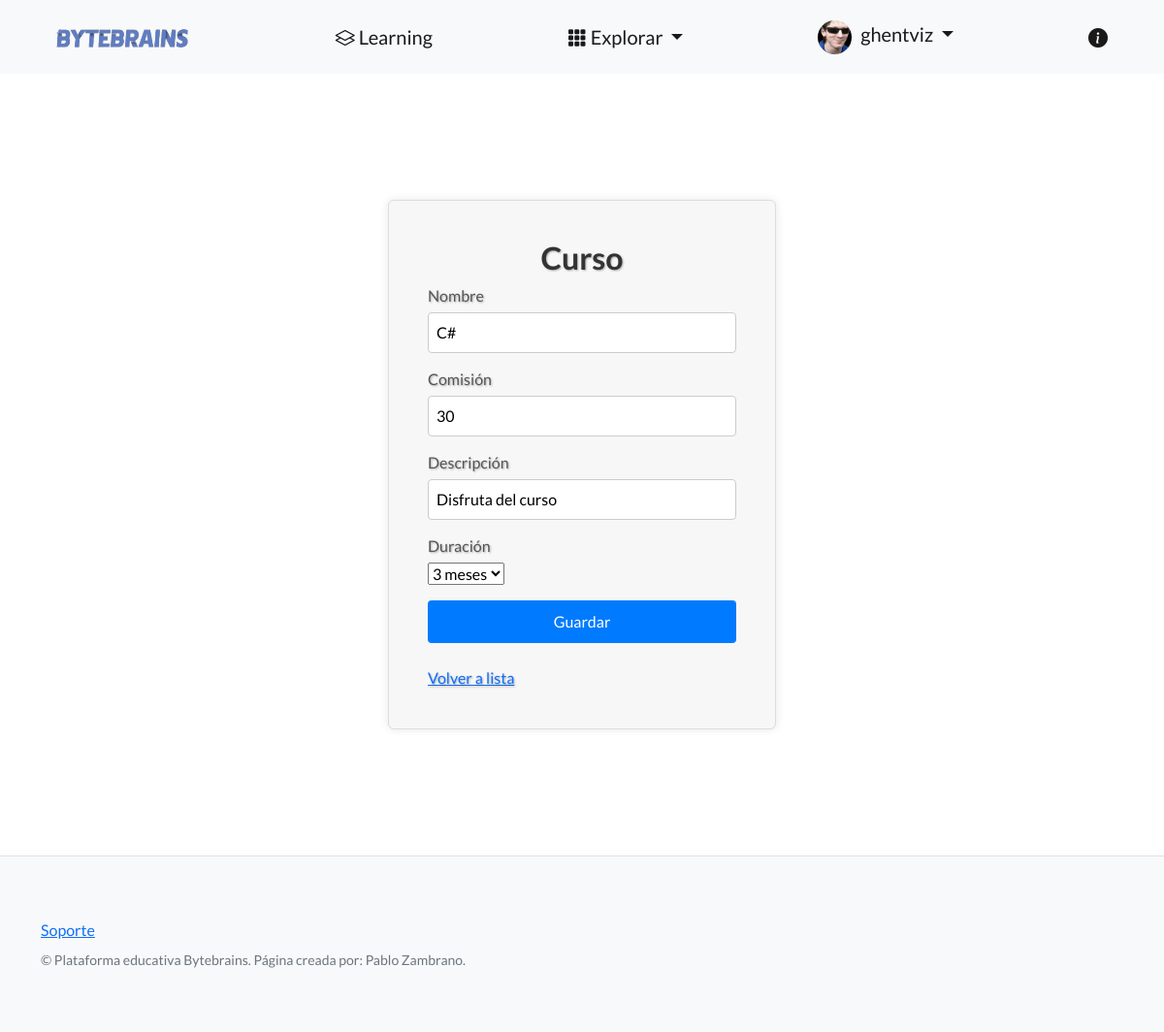
The app's page /plataforma/editar-curso/44/ (signed in) with its own data.
### perfiles/models.py (models this page shows, shortened)
class Avatar(models.Model):
    user = models.OneToOneField(User, on_delete=models.CASCADE, null=True)
    imagen = models.ImageField(upload_to='avatares', null=True, blank=True)

### control_estudios/models.py (models this page shows, shortened)
class Curso(models.Model):
    elegir_duracion = [
        ('1 mes', '1 mes'),
        ('2 meses', '2 meses'),
        ('3 meses', '3 meses'),
        ('4 meses', '4 meses')
        ]
    nombre = models.CharField(max_length=60)
    comision = models.IntegerField()
    descripcion = models.CharField(max_length=800, default='Descripción pendiente')
    duracion = models.CharField(max_length=60, choices=elegir_duracion, default='1 mes')
    creador = models.ForeignKey(User, on_delete=models.SET_NULL, null=True)

### control_estudios/views.py (the view)
# urls.py: path('editar-curso/<int:id>/', editar_curso, name="editar_curso"),
@login_required
def editar_curso(request, id):
    curso = Curso.objects.get(id=id)
    if request.method == "POST":
        formulario = CursoFormulario(request.POST)
        if formulario.is_valid():
            data = formulario.cleaned_data
            curso.nombre = data['nombre']
            curso.comision = data['comision']
            curso.descripcion = data['descripcion']
            curso.duracion = data['duracion']
            curso.save()
            url_exitosa = reverse('lista_cursos')
            return redirect(url_exitosa)
    else:  # GET
        inicial = {
            'nombre': curso.nombre,
            'comision': curso.comision,
            'descripcion': curso.descripcion,
            'duracion': curso.duracion,
        }
        formulario = CursoFormulario(initial=inicial)
    return render(
        request=request,
        template_name='control_estudios/formulario_curso.html',
        context={'formulario': formulario},
    )

### control_estudios/forms.py
class CursoFormulario(forms.Form):
    elegir_duracion = [
        ('1 mes', '1 mes'),
        ('2 meses', '2 meses'),
        ('3 meses', '3 meses'),
        ('4 meses', '4 meses'),
        ]
    nombre = forms.CharField(required=True, max_length=60)
    comision = forms.IntegerField(required=True, max_value=50000)
    descripcion = forms.CharField(required=False, max_length=800)
    duracion = forms.ChoiceField(required=True, choices=elegir_duracion)

### control_estudios/templates/control_estudios/formulario_curso.html (shortened to what this page needs)
{% extends "control_estudios/base.html" %}
{% block contenido %}
<div class="formulario-curso">
  <h2>Curso</h2>
  <form method="post">
    <div class="campo-formulario">
      <label for="{{ formulario.nombre.id_for_label }}">Nombre</label>
      {{ formulario.nombre }}
    </div>
    <div class="campo-formulario">
      <label for="{{ formulario.comision.id_for_label }}">Comisión</label>
      {{ formulario.comision }}
    </div>
    <div class="campo-formulario">
      <label for="{{ formulario.descripcion.id_for_label }}">Descripción</label>
      {{ formulario.descripcion }}
    </div>
    <div class="campo-formulario">
      <label for="{{ formulario.duracion.id_for_label }}">Duración</label>
      {{ formulario.duracion }}
    </div>
    <input type="submit" value="Guardar" class="boton-enviar" />
  </form>
  <br>
<a href="{% url 'lista_cursos' %}">Volver a lista</a>
</div>
{% endblock contenido %}

### control_estudios/templates/control_estudios/base.html (shortened to what this page needs)
{% load static %}
<!DOCTYPE html>
<html lang="en">
<head>
    <link href="https://cdn.jsdelivr.net/npm/bootstrap-icons@1.5.0/font/bootstrap-icons.css" rel="stylesheet"
        type="text/css" />
    <link href="{% static 'css/styles.css' %}" rel="stylesheet" />
</head>
<body>
    <nav class="navbar navbar-light bg-light static-top">
        <div class="container">
            <a class="navbar-brand logo-link" href="{% url 'inicio'%}">
                <img class="logo" src="{% static 'logo.png' %}" alt="Logo de la página" />
            </a>
            <a class="navbar-brand learning-link" href="{%url 'lista_posts'%}">
                <i class="bi bi-layers"></i>
                Learning
            </a>
            <div class="dropdown" id="plataformaDropdown">
                <a class="navbar-brand dropdown-toggle" href="#" role="button" data-bs-toggle="dropdown"
                    aria-expanded="false">
                    <i class="bi bi-grid-3x3-gap-fill"></i>
                    Explorar
                </a>
            </div>
            <div class="dropdown" onmouseenter="showDropdown()" onmouseleave="hideDropdown()">
                <a class="navbar-brand dropdown-toggle" href="#" role="button" id="usuarioDropdown" data-bs-toggle="dropdown"
                    aria-expanded="false">
                    {% if user.is_authenticated %}
                        {% if user.avatar %}
                            {% if user.avatar.imagen %}
                            <img src="{{ user.avatar.imagen.url }}" style="width: 35px; height: 35px; border-radius: 50%; margin-right: 5px;">
                            {% else %}
                                <i class="bi bi-person-fill"></i>
                            {% endif %}
                        {% else %}
                            <i class="bi bi-person-fill"></i>
                        {% endif %}
                        {{ user.username }}
                    {% else %}
                    <i class="bi bi-person-fill"></i> Gestionar usuario
                    {% endif %}
                </a>
            </div>
            <a class="navbar-brand about-link" href="{% url 'about' %}">
                <i class="bi bi-info-circle-fill"></i>
            </a>
        </div>
    </nav>
    <section style="padding: 80px 50px;">
        {% block contenido %}
        {% endblock contenido %}
    </section>
    <footer class="footer">
        <div class="container">
            <div class="row">
                <div class="col-lg-6 h-100 text-center text-lg-start my-auto">
                    <ul class="list-inline mb-2">
                        <li class="list-inline-item"><a
                                href="https://docs.google.com/forms/d/e/1FAIpQLSdrpu41T0OnxFOVRi3Zn0Obj1P5-a_17yXlUdo7N0pcVgMJ1Q/viewform?usp=sf_link">Soporte</a>
                        </li>
                    </ul>
                    <p class="text-muted small mb-4 mb-lg-0">&copy; Plataforma educativa Bytebrains. Página creada por:
                        Pablo Zambrano.</p>
                </div>
            </div>
        </div>
    </footer>
</body>
</html>

### control_estudios/templates/control_estudios/base.html (style rules this page uses)
.logo { width: 165px; height: 50px; }
.logo { transition: transform 0.2s; }
.footer { padding: 40px 0; background-color: #f8f9fa; border-top: 1px solid #dee2e6; }
.footer p { margin-bottom: 0; }
.learning-link { transition: transform 0.2s; }
.about-link { position: relative; }
.about-link::after { content: "Acerca de"; position: absolute; top: 100%; left: 50%; transform: translateX(-50%); background-color: #f8f9fa; padding: 8px 16px; border-radius: 8px; opacity: 0; visibility: hidden; transition: opacity 0.3s, visibility 0.3s; box-shadow: 0 2px 4px rgba(0, 0, 0, 0.1); font-family: 'Lato', sans-serif; font-weight: 400; font-size: 14px; color: #333; white-space: nowrap; }

### control_estudios/templates/control_estudios/formulario_curso.html (style rules this page uses)
.formulario-curso { display: block; font-size: 16px; margin-bottom: 10px; text-shadow: 1px 1px 2px rgba(0, 0, 0, 0.3); color: #333; margin: 50px auto; width: 400px; padding: 40px; background-color: #f7f7f7; border: 1px solid #ddd; border-radius: 6px; box-shadow: 0 0 10px rgba(0, 0, 0, 0.1); animation: squeezeIn 0.8s ease; }
.formulario-curso h2 { text-align: center; color: #333; }
.campo-formulario { margin-bottom: 15px; }
label { display: block; margin-bottom: 5px; color: #555; }
input[type="text"], input[type="number"] { width: 100%; padding: 8px; border: 1px solid #ccc; border-radius: 4px; }
.boton-enviar { display: block; width: 100%; padding: 10px; background-color: #007bff; color: #fff; border: none; border-radius: 4px; cursor: pointer; }

### records on screen
Curso: nombre "C#", comision "30", descripcion "Disfruta del curso", duracion "3 meses"

### other values on screen
{{ user.username }} "ghentviz"
